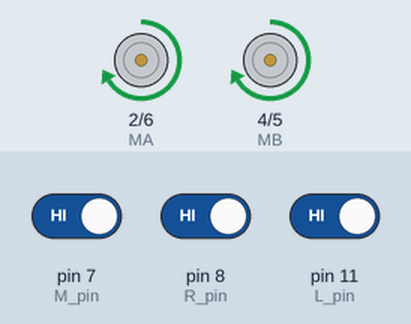
Simulated run of this sketch. Board: Arduino Uno, built with avr-gcc and run on an emulated ATmega328P. Parts: direction and speed pins drawn as motors (green arrow = direction pin HIGH = forward, orange = LOW = backward, longer = more drive). Inputs (shaded band) come from the test bench; at power-on: pin 7 (M_pin) HIGH, pin 8 (R_pin) HIGH, pin 11 (L_pin) HIGH.

Above: at 1.7 s.
2.5 s: pin 7 (M_pin) driven LOW and pin 8 (R_pin) driven LOW and pin 11 (L_pin) driven LOW
At 3.8 s:
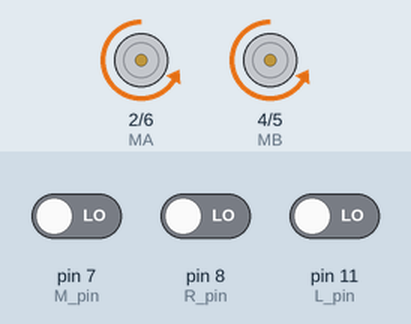
4.7 s: pin 7 (M_pin) driven HIGH
At 5.0 s:
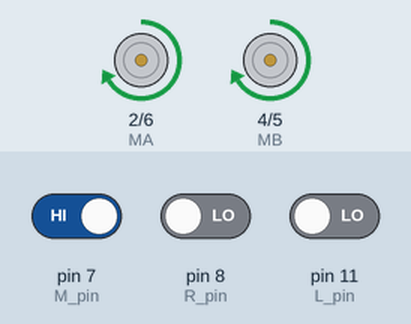
8.3 s: pin 7 (M_pin) driven LOW
At 8.55 s:
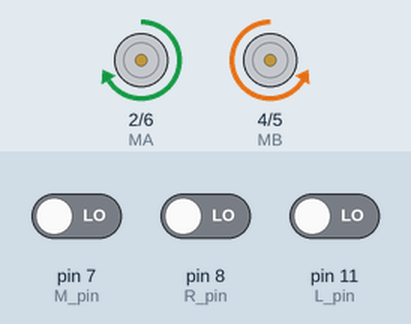
10.2 s: pin 8 (R_pin) driven HIGH
At 10.6 s:
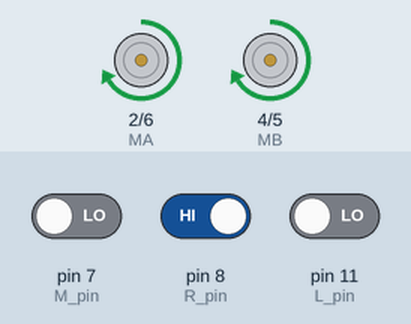
Timing chart, 0 to 14.8 s (numbered marks = the images above; inputs shaded):
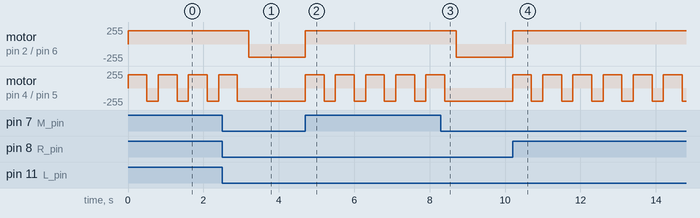

The sketch:

KE0166_10.ino
```cpp
/*
  keyes smart turtle robot
  lesson 10
  Thacking turtle
  http://www.keyes-robot.com
*/
int L_pin = 11; //定义左边传感器引脚为D11
int M_pin = 7; //定义中间传感器引脚为D7
int R_pin = 8; //定义右边传感器引脚为D8
int MA = 2; //定义电机A方向控制引脚为D2
int PWMA = 6; //定义电机A速度控制引脚为D6
int MB = 4; //定义电机A方向控制引脚为D4
int PWMB = 5; //定义电机A速度控制引脚为D5
int L_val, M_val, R_val;

void advance() { //小车前进
  digitalWrite(MA, LOW); //电机A正转
  analogWrite(PWMA, 200); //电机A速度为200
  digitalWrite(MB, LOW); //电机B正转
  analogWrite(PWMB, 200); //电机B速度为200
}

void back() { //小车后退
  digitalWrite(MA, HIGH); //电机A反转
  analogWrite(PWMA, 200); //电机A速度为200
  digitalWrite(MB, HIGH); //电机B反转
  analogWrite(PWMB, 200); //电机B速度为200
}

void turnL() { //小车左转
  digitalWrite(MA, HIGH); //电机A反转
  analogWrite(PWMA, 200); //电机A速度为200
  digitalWrite(MB, LOW); //电机B正转
  analogWrite(PWMB, 200); //电机B速度为200
}

void turnR() { //小车右转
  digitalWrite(MA, LOW); //电机A正转
  analogWrite(PWMA, 200); //电机A速度为200
  digitalWrite(MB, HIGH); //电机B反转
  analogWrite(PWMB, 200); //电机B速度为200
}

void stopp() { //小车停止
  analogWrite(PWMA, 0); //电机A速度为0
  analogWrite(PWMB, 0); //电机B速度为0
}

void setup() {
  Serial.begin(9600); //设置波特率为9600
  pinMode(L_pin, INPUT); //循迹传感器引脚都配置为输入模式
  pinMode(M_pin, INPUT);
  pinMode(R_pin, INPUT);
  pinMode(MA, OUTPUT); //配置电机引脚为输出模式
  pinMode(PWMA, OUTPUT);
  pinMode(MB, OUTPUT);
  pinMode(PWMB, OUTPUT);
}
void loop() {
  L_val = digitalRead(L_pin); //读取左边传感器的值
  M_val = digitalRead(M_pin); //读中间传感器的值
  R_val = digitalRead(R_pin); //读取右边传感器的值
  if ( L_val == 0 && M_val == 0 && R_val == 0 ) { //当都没有检测到黑线时前进
    advance();
  }
  else { //否则任一巡线传感器检测到黑线就后退再左转
    back();
    delay(500);
    turnL();
    delay(300);
  }
}
```

Measured:
- after the input at 2.5 s, motor on pin 2 (MA) / pin 6 (PWMA): forward 200/255 → backward 200/255 after 0.70 s; motor on pin 4 (MB) / pin 5 (PWMB): goes on until 2.9 s, then stays backward 200/255
- after the input at 4.7 s, motor on pin 2 (MA) / pin 6 (PWMA): backward 200/255 → forward 200/255 at once; motor on pin 4 (MB) / pin 5 (PWMB): alternates forward 200/255 for 0.50 s and backward 200/255 for 0.30 s, starting at once
- after the input at 8.3 s, motor on pin 2 (MA) / pin 6 (PWMA): forward 200/255 → backward 200/255 after 0.40 s; motor on pin 4 (MB) / pin 5 (PWMB): goes on until 8.4 s, then stays backward 200/255
- after the input at 10.2 s, motor on pin 2 (MA) / pin 6 (PWMA): backward 200/255 → forward 200/255 at once; motor on pin 4 (MB) / pin 5 (PWMB): alternates forward 200/255 for 0.50 s and backward 200/255 for 0.30 s, starting at once
- by itself, motor on pin 4 (MB) / pin 5 (PWMB): alternates forward 200/255 for 0.50 s and backward 200/255 for 0.30 s
